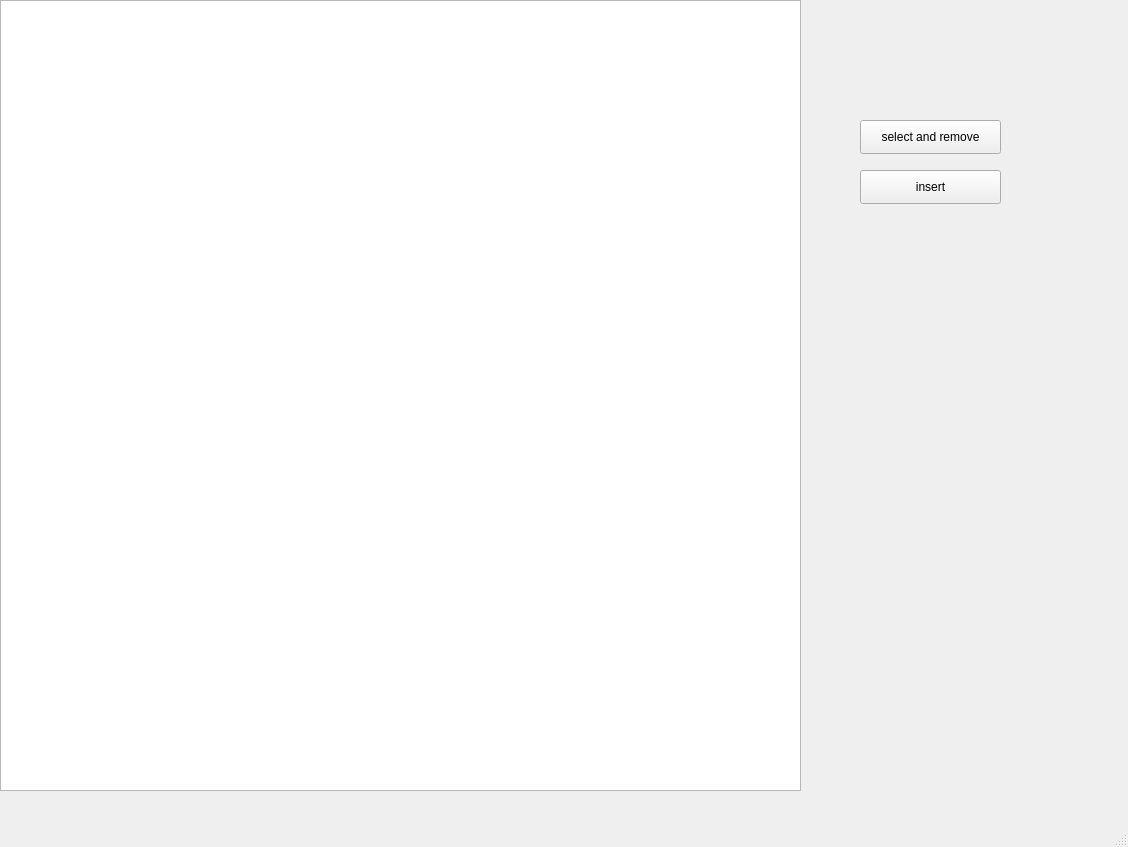
<?xml version="1.0" encoding="UTF-8"?>
<ui version="4.0">
 <class>MainWindow</class>
 <widget class="QMainWindow" name="MainWindow">
  <property name="geometry">
   <rect>
    <x>0</x>
    <y>0</y>
    <width>1128</width>
    <height>847</height>
   </rect>
  </property>
  <property name="windowTitle">
   <string>MainWindow</string>
  </property>
  <widget class="QWidget" name="centralwidget">
   <widget class="QListWidget" name="listWidget">
    <property name="geometry">
     <rect>
      <x>0</x>
      <y>0</y>
      <width>801</width>
      <height>791</height>
     </rect>
    </property>
   </widget>
   <widget class="QPushButton" name="pushButton">
    <property name="geometry">
     <rect>
      <x>860</x>
      <y>120</y>
      <width>141</width>
      <height>34</height>
     </rect>
    </property>
    <property name="text">
     <string>select and remove</string>
    </property>
   </widget>
   <widget class="QPushButton" name="insertButton">
    <property name="geometry">
     <rect>
      <x>860</x>
      <y>170</y>
      <width>141</width>
      <height>34</height>
     </rect>
    </property>
    <property name="text">
     <string>insert</string>
    </property>
   </widget>
  </widget>
  <widget class="QMenuBar" name="menubar">
   <property name="geometry">
    <rect>
     <x>0</x>
     <y>0</y>
     <width>1128</width>
     <height>30</height>
    </rect>
   </property>
  </widget>
  <widget class="QStatusBar" name="statusbar"/>
 </widget>
 <resources/>
 <connections/>
</ui>
